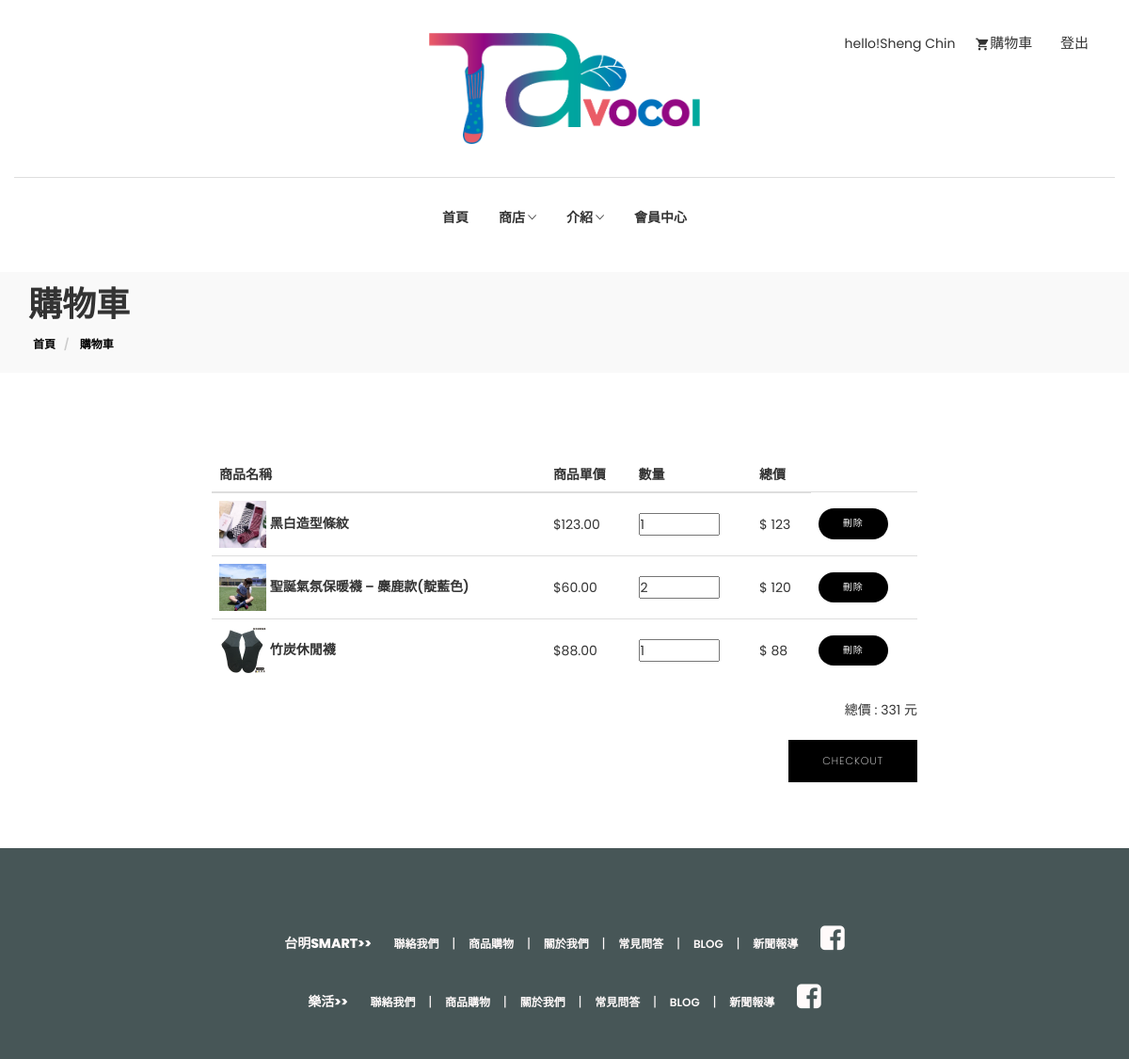
The app's page /php/page/cart.php (signed in) with its own data.
### tables this page shows
CREATE TABLE `order` (
  `pNo` int(10) NOT NULL,
  `mNo` int(10) NOT NULL,
  `cartTime` timestamp NOT NULL DEFAULT current_timestamp() ON UPDATE current_timestamp(),
  `amount` int(11) NOT NULL DEFAULT 1
);

CREATE TABLE `product` (
  `pNo` int(10) NOT NULL,
  `pName` varchar(100) NOT NULL,
  `pUnitPrice` decimal(10,2) NOT NULL,
  `category` varchar(20) DEFAULT NULL,
  `pDescription` varchar(1000) DEFAULT NULL,
  `image` varchar(100) DEFAULT NULL
);

### php/mysql/function.php (called while the page is built, shortened)
<?php
class DBMySQL{
    var $_dbConn;
    var $_qryRes;
    function __construct($hostname, $user, $password, $dbname){
        $_mysql_conn = mysqli_connect($hostname,
                                    $user,
                                    $password,
                                    $dbname)
                                    or die(TXT_ERR_DB.' '.mysqli_connect_error());
        mysqli_set_charset($_mysql_conn, "utf8");
        $this->_dbConn = $_mysql_conn;
        return true;
    }
    public function query($sql){
        $_sql=$sql;
        $qryData = mysqli_query($this->_dbConn, $_sql)
                    or die(TXT_ERR_DB.' '.mysqli_errno($this->_dbConn));
        $this->_qryRes = $qryData;
        return $qryData;
    }
    public function getData($type=null)
    {
        $_term  = $type;
        switch ($_term) {
        default:
            return mysqli_fetch_array($this->_qryRes, MYSQLI_ASSOC);
            break;
        }
    }
    public function getRowsNum()
    {
        return mysqli_num_rows($this->_qryRes);
    }
}
?>

### php/mysql/config.php (called while the page is built, shortened)
<?php
   require_once('function.php');
   $_login = new DBLogin(DB_MYSQL_HOST,
   DB_MYSQL_USER,
   DB_MYSQL_PW,
   DB_MYSQL_DB);
   $link = new DBMySQL($_login -> the_host(),
   $_login -> the_user(),
   $_login -> the_pw(),
   $_login -> the_db());
?>

### php/show/showCartDetail.php (the view, shortened to what this page needs)
<?php
    require "../mysql/config.php";
	$mNo = $_SESSION['id'];
	$productSQL = "SELECT *, SUM(amount) AS amount FROM product P, `order` O WHERE P.pNo=O.pNo AND mNo=$mNo GROUP BY P.pNo;";
	$link->query($productSQL);
    $totalPrice = 0;
    if ($link->getRowsNum() > 0) {
        echo "
            <table class='table'>
                <thead>
                    <tr>
                        <th class=''>商品名稱</th>
                        <th class=''>商品單價</th>
                        <th class=''>數量</th>
                        <th class=''>總價</th>
                    </tr>
                </thead>
            <tbody>
            ";
        while ($productRow = $link->getData()) {
            $pNo = $productRow["pNo"];
            $productName = $productRow["pName"];
            $productAmount = $productRow["amount"];
            $productUnitPrice = $productRow["pUnitPrice"];
            $imageName = $productRow["image"];
            $productTotalPrice = $productAmount * $productUnitPrice;
            $totalPrice += $productTotalPrice;
            echo "
                <tr id='cartRow$pNo' class=''>
                    <td class=''>
                        <div class='product-info'>
                            <img  src='../../images/$imageName' alt='' style='width:50px;height:50px;'/>
                            <span style='font-weight:600'>$productName</span>
                        </div>
                    </td>
                    <td class=''>$$productUnitPrice</td>
                    <input id='price$pNo' type='text' style='display: none;' value='$productUnitPrice'>
                    <td class=''>
                        <input type='number' id='quantity$pNo' name='quantity$pNo' min='1' max='100' value='$productAmount'/>
                        <input id='productNo$pNo' type='text' style='display: none;' value='$pNo'>
                    </td>
                    <td class=''>$
                        <span id='totalprice$pNo'>$productTotalPrice</span>
                    </td>
                    <td class=''>
                        <button type='button' id='remove$pNo' class='btn btn-main btn-small btn-round-full'>刪除</button>
                    </td>
                </tr>";
        }
        echo "
                </tbody>
            </table>
            <div id='total' style='float:right'>總價 : $totalPrice 元</div><br><br>
            <a href='checkout.php' class='btn btn-main pull-right'>Checkout</a>
            ";
    }
?>

### php/page/cart.php (shortened to what this page needs)
<!DOCTYPE html>
<html class="no-js">
<head>
</head>
<body id="body">
    <?php include "../../share/headerbar.php";?>
    <section class="page-header">
        <div class="container">
            <div class="row">
                <div class="col-md-12">
                    <div class="content">
                        <h1 class="page-name" style="font-weight:600">購物車</h1>
                        <ol class="breadcrumb">
                            <li><a href="index.php" style="font-weight:600" >首頁</a></li>
                            <li class="active"> <a style="font-weight:600">購物車</a></li>
                        </ol>
                    </div>
                </div>
            </div>
        </div>
    </section>
    <div class="page-wrapper">
        <div class="cart shopping">
            <div class="container">
                <div class="row">
                    <div class="col-md-8 col-md-offset-2">
                        <div class="block">
                            <div class="product-list">
                                <?php require "../show/showCartDetail.php";?>
                            </div>
                        </div>
                    </div>
                </div>
            </div>
        </div>
    </div>
</body>
</html>

### share/headerbar.php (shortened to what this page needs)
<section class="top-header">
    <div class="container">
        <div class="row">
            <div class="col-md-4 col-xs-12 col-sm-4">
            </div>
            <div class="col-md-4 col-xs-12 col-sm-4">
                <div class="logo text-center">
                    <a href="../page">
                        <img src="../../images/logo/logo.png" alt="logo" width="80%" height="60%"/>
                    </a>
                </div>
            </div>
            <div class="col-md-4 col-xs-12 col-sm-4">
                <ul class="top-menu text-right list-inline">
                    <?php
                        if(!isset($_SESSION["loggedin"]) || $_SESSION["loggedin"] !== true){
                            echo "";
                        } else{
                            echo "<li>hello!".$_SESSION['username']."</li>";
                        }
                    ?>
                    <li class="dropdown cart-nav dropdown-slide">
                        <a href="#"  id="showCart" class="dropdown-toggle" data-toggle="dropdown" data-hover="dropdown"><i class="tf-ion-android-cart"></i>購物車</a>
                    </li>
                    <li>
                        <?php
                            if(!isset($_SESSION["loggedin"]) || $_SESSION["loggedin"] !== true){
                                echo "<a href='../member/login.php'>登入</a>";
                            } else{
                                echo "<a href='../member/logout.php'>登出</a>";
                            }
                        ?>
                    </li>
                </ul>
            </div>
        </div>
    </div>
</section>

### css/style.css (style rules this page uses)
body { line-height: 1.5; font-family: "Poppins", sans-serif; -webkit-font-smoothing: antialiased; }
h1, h2, h3, h4, h5, h6 { font-family: "Poppins", sans-serif; }
h1, h2, h3, h4, h5, h6 { font-weight: 400; }
ol, ul { margin: 0; padding: 0; list-style: none; }
a, a:focus, a:hover { text-decoration: none; outline: 0; color: #000; }
.btn-main, .btn-solid-border, .btn-transparent, .btn-small { background: #000; color: #fff; display: inline-block; font-size: 11px; letter-spacing: 1px; padding: 14px 35px; text-transform: uppercase; font-weight: 200; border-radius: 0; }
.btn-small { padding: 8px 25px; font-size: 10px; }
.btn-round-full { border-radius: 50px; }
.section { padding: 80px 0; }
.page-header { background: #f9f9f9; margin-top: 10px; border-bottom: none; padding: 15px 0; }
.page-header h1 { font-weight: 200; margin: 0 0 6px 0; }
.page-header .breadcrumb { background: transparent; padding: 5px; margin: 0; }
.page-header .breadcrumb li { font-weight: 200; font-size: 12px; }
.page-header .breadcrumb li a { color: #000; }
.page-wrapper { padding: 70px 0; }
.dropdown-slide { position: static; }
.top-header .container { padding-top: 35px; padding-bottom: 35px; border-bottom: 1px solid #dedede; }
.top-header .top-menu>li>a { color: #333; font-size: 15px; padding: 0 8px; }
.top-header .top-menu>li>a i { font-size: 16px; margin-right: 2px; vertical-align: middle; }
.top-header .logo a { display: inline-block; }
.navigation { margin-bottom: 0; padding: 10px 0; }
.navigation .navbar-nav>li { position: static; }
.navigation .navbar-nav>li>a { color: #333; font-size: 14px; padding: 20px 15px; text-transform: uppercase; transition: .2s ease-in-out 0s; border: 1px solid transparent; }
.navigation .container { position: relative; }
.navigation .navbar-nav { float: none; display: inline-block; }
.shopping.cart .product-list .table>tbody>tr>td { vertical-align: middle; }
.footer { background: #475657; padding: 50px 0; }
.footer .footer-menu { margin-top: 30px; }
.footer .footer-menu li { display: inline-block; margin: 0 10px; }
.footer .footer-menu li a { color: #333; font-size: 12px; }
* { margin: 0; padding: 0; box-sizing: border-box; }

### records on screen
order: pNo.image (picture), pNo.pName "黑白造型條紋", pNo.pUnitPrice "123.00", pNo "1", productTotalPrice "123"
order: pNo.image (picture), pNo.pName "聖誕氣氛保暖襪 – 麋鹿款(靛藍色)", pNo.pUnitPrice "60.00", value "2", productTotalPrice "120"
order: pNo.image (picture), pNo.pName "竹炭休閒襪", pNo.pUnitPrice "88.00", value "1", productTotalPrice "88"

### other values on screen
$_SESSION['username'] "Sheng Chin"
$totalPrice "331"
